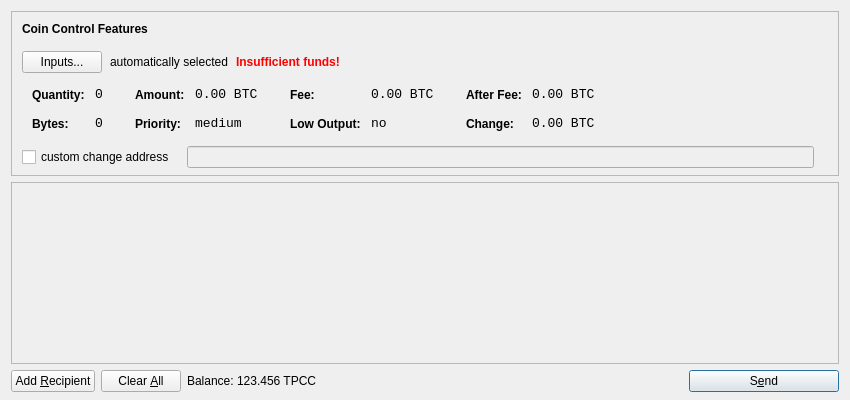
<?xml version="1.0" encoding="UTF-8"?>
<ui version="4.0">
 <class>SendCoinsDialog</class>
 <widget class="QDialog" name="SendCoinsDialog">
  <property name="geometry">
   <rect>
    <x>0</x>
    <y>0</y>
    <width>850</width>
    <height>400</height>
   </rect>
  </property>
  <property name="windowTitle">
   <string>Send Coins</string>
  </property>
  <layout class="QVBoxLayout" name="verticalLayout" stretch="0,1,0">
   <property name="bottomMargin">
    <number>8</number>
   </property>
   <item>
    <widget class="QFrame" name="frameCoinControl">
     <property name="sizePolicy">
      <sizepolicy hsizetype="Expanding" vsizetype="Expanding">
       <horstretch>0</horstretch>
       <verstretch>0</verstretch>
      </sizepolicy>
     </property>
     <property name="maximumSize">
      <size>
       <width>16777215</width>
       <height>16777215</height>
      </size>
     </property>
     <property name="frameShape">
      <enum>QFrame::StyledPanel</enum>
     </property>
     <property name="frameShadow">
      <enum>QFrame::Sunken</enum>
     </property>
     <layout class="QVBoxLayout" name="verticalLayoutCoinControl2">
      <property name="spacing">
       <number>-1</number>
      </property>
      <property name="leftMargin">
       <number>0</number>
      </property>
      <property name="topMargin">
       <number>0</number>
      </property>
      <property name="rightMargin">
       <number>0</number>
      </property>
      <property name="bottomMargin">
       <number>6</number>
      </property>
      <item>
       <layout class="QVBoxLayout" name="verticalLayoutCoinControl" stretch="0,0,0,0,1">
        <property name="spacing">
         <number>0</number>
        </property>
        <property name="leftMargin">
         <number>10</number>
        </property>
        <property name="topMargin">
         <number>10</number>
        </property>
        <item>
         <layout class="QHBoxLayout" name="horizontalLayoutCoinControl1">
          <property name="bottomMargin">
           <number>15</number>
          </property>
          <item>
           <widget class="QLabel" name="labelCoinControlFeatures">
            <property name="sizePolicy">
             <sizepolicy hsizetype="Preferred" vsizetype="Maximum">
              <horstretch>0</horstretch>
              <verstretch>0</verstretch>
             </sizepolicy>
            </property>
            <property name="font">
             <font>
              <weight>75</weight>
              <bold>true</bold>
             </font>
            </property>
            <property name="styleSheet">
             <string notr="true">font-weight:bold;</string>
            </property>
            <property name="text">
             <string>Coin Control Features</string>
            </property>
           </widget>
          </item>
         </layout>
        </item>
        <item>
         <layout class="QHBoxLayout" name="horizontalLayoutCoinControl2" stretch="0,0,0,0">
          <property name="spacing">
           <number>8</number>
          </property>
          <property name="bottomMargin">
           <number>10</number>
          </property>
          <item>
           <widget class="QPushButton" name="pushButtonCoinControl">
            <property name="styleSheet">
             <string notr="true"/>
            </property>
            <property name="text">
             <string>Inputs...</string>
            </property>
           </widget>
          </item>
          <item>
           <widget class="QLabel" name="labelCoinControlAutomaticallySelected">
            <property name="text">
             <string>automatically selected</string>
            </property>
            <property name="margin">
             <number>5</number>
            </property>
           </widget>
          </item>
          <item>
           <widget class="QLabel" name="labelCoinControlInsuffFunds">
            <property name="font">
             <font>
              <weight>75</weight>
              <bold>true</bold>
             </font>
            </property>
            <property name="styleSheet">
             <string notr="true">color:red;font-weight:bold;</string>
            </property>
            <property name="text">
             <string>Insufficient funds!</string>
            </property>
            <property name="margin">
             <number>5</number>
            </property>
           </widget>
          </item>
          <item>
           <spacer name="horizontalSpacerCoinControl">
            <property name="orientation">
             <enum>Qt::Horizontal</enum>
            </property>
            <property name="sizeHint" stdset="0">
             <size>
              <width>40</width>
              <height>1</height>
             </size>
            </property>
           </spacer>
          </item>
         </layout>
        </item>
        <item>
         <widget class="QWidget" name="widgetCoinControl" native="true">
          <property name="sizePolicy">
           <sizepolicy hsizetype="Preferred" vsizetype="Preferred">
            <horstretch>0</horstretch>
            <verstretch>0</verstretch>
           </sizepolicy>
          </property>
          <property name="minimumSize">
           <size>
            <width>0</width>
            <height>0</height>
           </size>
          </property>
          <property name="styleSheet">
           <string notr="true"/>
          </property>
          <layout class="QHBoxLayout" name="horizontalLayoutCoinControl5">
           <property name="margin">
            <number>0</number>
           </property>
           <item>
            <layout class="QHBoxLayout" name="horizontalLayoutCoinControl3" stretch="0,0,0,1">
             <property name="spacing">
              <number>20</number>
             </property>
             <property name="topMargin">
              <number>0</number>
             </property>
             <property name="bottomMargin">
              <number>10</number>
             </property>
             <item>
              <layout class="QFormLayout" name="formLayoutCoinControl1">
               <property name="horizontalSpacing">
                <number>10</number>
               </property>
               <property name="verticalSpacing">
                <number>14</number>
               </property>
               <property name="leftMargin">
                <number>10</number>
               </property>
               <property name="topMargin">
                <number>4</number>
               </property>
               <property name="rightMargin">
                <number>6</number>
               </property>
               <item row="0" column="0">
                <widget class="QLabel" name="labelCoinControlQuantityText">
                 <property name="styleSheet">
                  <string notr="true">font-weight:bold;</string>
                 </property>
                 <property name="text">
                  <string>Quantity:</string>
                 </property>
                 <property name="margin">
                  <number>0</number>
                 </property>
                </widget>
               </item>
               <item row="0" column="1">
                <widget class="QLabel" name="labelCoinControlQuantity">
                 <property name="font">
                  <font>
                   <family>Monospace</family>
                   <pointsize>10</pointsize>
                  </font>
                 </property>
                 <property name="cursor">
                  <cursorShape>IBeamCursor</cursorShape>
                 </property>
                 <property name="contextMenuPolicy">
                  <enum>Qt::ActionsContextMenu</enum>
                 </property>
                 <property name="text">
                  <string notr="true">0</string>
                 </property>
                 <property name="margin">
                  <number>0</number>
                 </property>
                 <property name="textInteractionFlags">
                  <set>Qt::LinksAccessibleByMouse|Qt::TextSelectableByKeyboard|Qt::TextSelectableByMouse</set>
                 </property>
                </widget>
               </item>
               <item row="1" column="0">
                <widget class="QLabel" name="labelCoinControlBytesText">
                 <property name="styleSheet">
                  <string notr="true">font-weight:bold;</string>
                 </property>
                 <property name="text">
                  <string>Bytes:</string>
                 </property>
                </widget>
               </item>
               <item row="1" column="1">
                <widget class="QLabel" name="labelCoinControlBytes">
                 <property name="font">
                  <font>
                   <family>Monospace</family>
                   <pointsize>10</pointsize>
                  </font>
                 </property>
                 <property name="cursor">
                  <cursorShape>IBeamCursor</cursorShape>
                 </property>
                 <property name="contextMenuPolicy">
                  <enum>Qt::ActionsContextMenu</enum>
                 </property>
                 <property name="text">
                  <string notr="true">0</string>
                 </property>
                 <property name="textInteractionFlags">
                  <set>Qt::LinksAccessibleByMouse|Qt::TextSelectableByKeyboard|Qt::TextSelectableByMouse</set>
                 </property>
                </widget>
               </item>
              </layout>
             </item>
             <item>
              <layout class="QFormLayout" name="formLayoutCoinControl2">
               <property name="horizontalSpacing">
                <number>10</number>
               </property>
               <property name="verticalSpacing">
                <number>14</number>
               </property>
               <property name="leftMargin">
                <number>6</number>
               </property>
               <property name="topMargin">
                <number>4</number>
               </property>
               <property name="rightMargin">
                <number>6</number>
               </property>
               <item row="0" column="0">
                <widget class="QLabel" name="labelCoinControlAmountText">
                 <property name="styleSheet">
                  <string notr="true">font-weight:bold;</string>
                 </property>
                 <property name="text">
                  <string>Amount:</string>
                 </property>
                 <property name="margin">
                  <number>0</number>
                 </property>
                </widget>
               </item>
               <item row="0" column="1">
                <widget class="QLabel" name="labelCoinControlAmount">
                 <property name="font">
                  <font>
                   <family>Monospace</family>
                   <pointsize>10</pointsize>
                  </font>
                 </property>
                 <property name="cursor">
                  <cursorShape>IBeamCursor</cursorShape>
                 </property>
                 <property name="contextMenuPolicy">
                  <enum>Qt::ActionsContextMenu</enum>
                 </property>
                 <property name="text">
                  <string notr="true">0.00 BTC</string>
                 </property>
                 <property name="textInteractionFlags">
                  <set>Qt::LinksAccessibleByMouse|Qt::TextSelectableByKeyboard|Qt::TextSelectableByMouse</set>
                 </property>
                </widget>
               </item>
               <item row="1" column="0">
                <widget class="QLabel" name="labelCoinControlPriorityText">
                 <property name="styleSheet">
                  <string notr="true">font-weight:bold;</string>
                 </property>
                 <property name="text">
                  <string>Priority:</string>
                 </property>
                </widget>
               </item>
               <item row="1" column="1">
                <widget class="QLabel" name="labelCoinControlPriority">
                 <property name="font">
                  <font>
                   <family>Monospace</family>
                   <pointsize>10</pointsize>
                  </font>
                 </property>
                 <property name="cursor">
                  <cursorShape>IBeamCursor</cursorShape>
                 </property>
                 <property name="contextMenuPolicy">
                  <enum>Qt::ActionsContextMenu</enum>
                 </property>
                 <property name="text">
                  <string>medium</string>
                 </property>
                 <property name="textInteractionFlags">
                  <set>Qt::LinksAccessibleByMouse|Qt::TextSelectableByKeyboard|Qt::TextSelectableByMouse</set>
                 </property>
                </widget>
               </item>
              </layout>
             </item>
             <item>
              <layout class="QFormLayout" name="formLayoutCoinControl3">
               <property name="horizontalSpacing">
                <number>10</number>
               </property>
               <property name="verticalSpacing">
                <number>14</number>
               </property>
               <property name="leftMargin">
                <number>6</number>
               </property>
               <property name="topMargin">
                <number>4</number>
               </property>
               <property name="rightMargin">
                <number>6</number>
               </property>
               <item row="0" column="0">
                <widget class="QLabel" name="labelCoinControlFeeText">
                 <property name="styleSheet">
                  <string notr="true">font-weight:bold;</string>
                 </property>
                 <property name="text">
                  <string>Fee:</string>
                 </property>
                 <property name="margin">
                  <number>0</number>
                 </property>
                </widget>
               </item>
               <item row="0" column="1">
                <widget class="QLabel" name="labelCoinControlFee">
                 <property name="font">
                  <font>
                   <family>Monospace</family>
                   <pointsize>10</pointsize>
                  </font>
                 </property>
                 <property name="cursor">
                  <cursorShape>IBeamCursor</cursorShape>
                 </property>
                 <property name="contextMenuPolicy">
                  <enum>Qt::ActionsContextMenu</enum>
                 </property>
                 <property name="text">
                  <string notr="true">0.00 BTC</string>
                 </property>
                 <property name="textInteractionFlags">
                  <set>Qt::LinksAccessibleByMouse|Qt::TextSelectableByKeyboard|Qt::TextSelectableByMouse</set>
                 </property>
                </widget>
               </item>
               <item row="1" column="0">
                <widget class="QLabel" name="labelCoinControlLowOutputText">
                 <property name="styleSheet">
                  <string notr="true">font-weight:bold;</string>
                 </property>
                 <property name="text">
                  <string>Low Output:</string>
                 </property>
                </widget>
               </item>
               <item row="1" column="1">
                <widget class="QLabel" name="labelCoinControlLowOutput">
                 <property name="font">
                  <font>
                   <family>Monospace</family>
                   <pointsize>10</pointsize>
                  </font>
                 </property>
                 <property name="cursor">
                  <cursorShape>IBeamCursor</cursorShape>
                 </property>
                 <property name="contextMenuPolicy">
                  <enum>Qt::ActionsContextMenu</enum>
                 </property>
                 <property name="text">
                  <string>no</string>
                 </property>
                 <property name="textInteractionFlags">
                  <set>Qt::LinksAccessibleByMouse|Qt::TextSelectableByKeyboard|Qt::TextSelectableByMouse</set>
                 </property>
                </widget>
               </item>
              </layout>
             </item>
             <item>
              <layout class="QFormLayout" name="formLayoutCoinControl4">
               <property name="horizontalSpacing">
                <number>10</number>
               </property>
               <property name="verticalSpacing">
                <number>14</number>
               </property>
               <property name="leftMargin">
                <number>6</number>
               </property>
               <property name="topMargin">
                <number>4</number>
               </property>
               <property name="rightMargin">
                <number>6</number>
               </property>
               <item row="0" column="0">
                <widget class="QLabel" name="labelCoinControlAfterFeeText">
                 <property name="styleSheet">
                  <string notr="true">font-weight:bold;</string>
                 </property>
                 <property name="text">
                  <string>After Fee:</string>
                 </property>
                 <property name="margin">
                  <number>0</number>
                 </property>
                </widget>
               </item>
               <item row="0" column="1">
                <widget class="QLabel" name="labelCoinControlAfterFee">
                 <property name="font">
                  <font>
                   <family>Monospace</family>
                   <pointsize>10</pointsize>
                  </font>
                 </property>
                 <property name="cursor">
                  <cursorShape>IBeamCursor</cursorShape>
                 </property>
                 <property name="contextMenuPolicy">
                  <enum>Qt::ActionsContextMenu</enum>
                 </property>
                 <property name="text">
                  <string notr="true">0.00 BTC</string>
                 </property>
                 <property name="textInteractionFlags">
                  <set>Qt::LinksAccessibleByMouse|Qt::TextSelectableByKeyboard|Qt::TextSelectableByMouse</set>
                 </property>
                </widget>
               </item>
               <item row="1" column="0">
                <widget class="QLabel" name="labelCoinControlChangeText">
                 <property name="styleSheet">
                  <string notr="true">font-weight:bold;</string>
                 </property>
                 <property name="text">
                  <string>Change:</string>
                 </property>
                </widget>
               </item>
               <item row="1" column="1">
                <widget class="QLabel" name="labelCoinControlChange">
                 <property name="font">
                  <font>
                   <family>Monospace</family>
                   <pointsize>10</pointsize>
                  </font>
                 </property>
                 <property name="cursor">
                  <cursorShape>IBeamCursor</cursorShape>
                 </property>
                 <property name="contextMenuPolicy">
                  <enum>Qt::ActionsContextMenu</enum>
                 </property>
                 <property name="text">
                  <string notr="true">0.00 BTC</string>
                 </property>
                 <property name="textInteractionFlags">
                  <set>Qt::LinksAccessibleByMouse|Qt::TextSelectableByKeyboard|Qt::TextSelectableByMouse</set>
                 </property>
                </widget>
               </item>
              </layout>
             </item>
            </layout>
           </item>
          </layout>
         </widget>
        </item>
        <item>
         <layout class="QHBoxLayout" name="horizontalLayoutCoinControl4" stretch="0,0,0">
          <property name="spacing">
           <number>12</number>
          </property>
          <property name="sizeConstraint">
           <enum>QLayout::SetDefaultConstraint</enum>
          </property>
          <property name="topMargin">
           <number>5</number>
          </property>
          <property name="rightMargin">
           <number>5</number>
          </property>
          <item>
           <widget class="QCheckBox" name="checkBoxCoinControlChange">
            <property name="text">
             <string>custom change address</string>
            </property>
           </widget>
          </item>
          <item>
           <widget class="QLineEdit" name="lineEditCoinControlChange">
            <property name="enabled">
             <bool>false</bool>
            </property>
            <property name="sizePolicy">
             <sizepolicy hsizetype="Expanding" vsizetype="Fixed">
              <horstretch>0</horstretch>
              <verstretch>0</verstretch>
             </sizepolicy>
            </property>
           </widget>
          </item>
          <item>
           <widget class="QLabel" name="labelCoinControlChangeLabel">
            <property name="sizePolicy">
             <sizepolicy hsizetype="Preferred" vsizetype="Expanding">
              <horstretch>0</horstretch>
              <verstretch>0</verstretch>
             </sizepolicy>
            </property>
            <property name="minimumSize">
             <size>
              <width>0</width>
              <height>0</height>
             </size>
            </property>
            <property name="text">
             <string/>
            </property>
            <property name="margin">
             <number>3</number>
            </property>
           </widget>
          </item>
         </layout>
        </item>
        <item>
         <spacer name="verticalSpacerCoinControl">
          <property name="orientation">
           <enum>Qt::Vertical</enum>
          </property>
          <property name="sizeHint" stdset="0">
           <size>
            <width>800</width>
            <height>1</height>
           </size>
          </property>
         </spacer>
        </item>
       </layout>
      </item>
     </layout>
    </widget>
   </item>
   <item>
    <widget class="QScrollArea" name="scrollArea">
     <property name="widgetResizable">
      <bool>true</bool>
     </property>
     <widget class="QWidget" name="scrollAreaWidgetContents">
      <property name="geometry">
       <rect>
        <x>0</x>
        <y>0</y>
        <width>830</width>
        <height>165</height>
       </rect>
      </property>
      <layout class="QVBoxLayout" name="verticalLayout_2">
       <property name="margin">
        <number>0</number>
       </property>
       <item>
        <layout class="QVBoxLayout" name="entries">
         <property name="spacing">
          <number>6</number>
         </property>
        </layout>
       </item>
       <item>
        <spacer name="verticalSpacer">
         <property name="orientation">
          <enum>Qt::Vertical</enum>
         </property>
         <property name="sizeHint" stdset="0">
          <size>
           <width>20</width>
           <height>40</height>
          </size>
         </property>
        </spacer>
       </item>
      </layout>
     </widget>
    </widget>
   </item>
   <item>
    <layout class="QHBoxLayout" name="horizontalLayout">
     <item>
      <widget class="QPushButton" name="addButton">
       <property name="toolTip">
        <string>Send to multiple recipients at once</string>
       </property>
       <property name="text">
        <string>Add &amp;Recipient</string>
       </property>
       <property name="icon">
        <iconset resource="../bitcoin.qrc">
         <normaloff>:/icons/add</normaloff>:/icons/add</iconset>
       </property>
       <property name="autoDefault">
        <bool>false</bool>
       </property>
      </widget>
     </item>
     <item>
      <widget class="QPushButton" name="clearButton">
       <property name="sizePolicy">
        <sizepolicy hsizetype="Minimum" vsizetype="Fixed">
         <horstretch>0</horstretch>
         <verstretch>0</verstretch>
        </sizepolicy>
       </property>
       <property name="toolTip">
        <string>Remove all transaction fields</string>
       </property>
       <property name="text">
        <string>Clear &amp;All</string>
       </property>
       <property name="icon">
        <iconset resource="../bitcoin.qrc">
         <normaloff>:/icons/remove</normaloff>:/icons/remove</iconset>
       </property>
       <property name="autoRepeatDelay">
        <number>300</number>
       </property>
       <property name="autoDefault">
        <bool>false</bool>
       </property>
      </widget>
     </item>
     <item>
      <layout class="QHBoxLayout" name="horizontalLayout_2">
       <property name="spacing">
        <number>3</number>
       </property>
       <item>
        <widget class="QLabel" name="label">
         <property name="text">
          <string>Balance:</string>
         </property>
        </widget>
       </item>
       <item>
        <widget class="QLabel" name="labelBalance">
         <property name="cursor">
          <cursorShape>IBeamCursor</cursorShape>
         </property>
         <property name="text">
          <string>123.456 TPCC</string>
         </property>
         <property name="textInteractionFlags">
          <set>Qt::LinksAccessibleByMouse|Qt::TextSelectableByKeyboard|Qt::TextSelectableByMouse</set>
         </property>
        </widget>
       </item>
      </layout>
     </item>
     <item>
      <spacer name="horizontalSpacer">
       <property name="orientation">
        <enum>Qt::Horizontal</enum>
       </property>
       <property name="sizeHint" stdset="0">
        <size>
         <width>40</width>
         <height>20</height>
        </size>
       </property>
      </spacer>
     </item>
     <item>
      <widget class="QPushButton" name="sendButton">
       <property name="minimumSize">
        <size>
         <width>150</width>
         <height>0</height>
        </size>
       </property>
       <property name="toolTip">
        <string>Confirm the send action</string>
       </property>
       <property name="text">
        <string>S&amp;end</string>
       </property>
       <property name="icon">
        <iconset resource="../bitcoin.qrc">
         <normaloff>:/icons/send</normaloff>:/icons/send</iconset>
       </property>
       <property name="default">
        <bool>true</bool>
       </property>
      </widget>
     </item>
    </layout>
   </item>
  </layout>
 </widget>
 <resources>
  <include location="../bitcoin.qrc"/>
 </resources>
 <connections/>
</ui>
